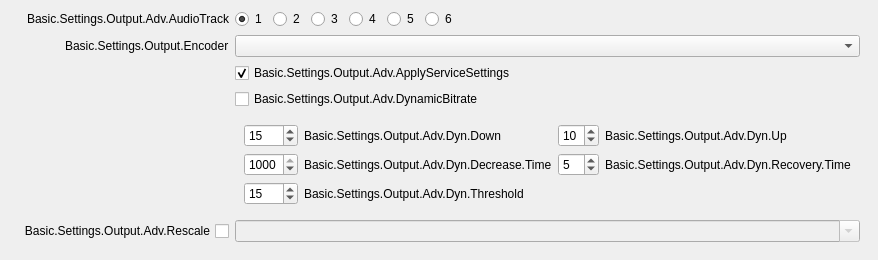
                   <widget class="QWidget" name="advOutputStreamTab">
                    <attribute name="title">
                     <string>Basic.Settings.Output.Adv.Streaming</string>
                    </attribute>
                    <layout class="QVBoxLayout" name="verticalLayout_12">
                     <property name="leftMargin">
                      <number>9</number>
                     </property>
                     <property name="topMargin">
                      <number>0</number>
                     </property>
                     <property name="rightMargin">
                      <number>9</number>
                     </property>
                     <property name="bottomMargin">
                      <number>9</number>
                     </property>
                     <item alignment="Qt::AlignTop">
                      <widget class="QWidget" name="widget_4" native="true">
                       <layout class="QVBoxLayout" name="verticalLayout_14">
                        <property name="spacing">
                         <number>0</number>
                        </property>
                        <property name="leftMargin">
                         <number>0</number>
                        </property>
                        <property name="topMargin">
                         <number>0</number>
                        </property>
                        <property name="rightMargin">
                         <number>0</number>
                        </property>
                        <property name="bottomMargin">
                         <number>0</number>
                        </property>
                        <item>
                         <widget class="QWidget" name="advOutTopContainer" native="true">
                          <property name="sizePolicy">
                           <sizepolicy hsizetype="Preferred" vsizetype="Maximum">
                            <horstretch>0</horstretch>
                            <verstretch>0</verstretch>
                           </sizepolicy>
                          </property>
                          <layout class="QFormLayout" name="formLayout_7">
                           <property name="fieldGrowthPolicy">
                            <enum>QFormLayout::AllNonFixedFieldsGrow</enum>
                           </property>
                           <property name="labelAlignment">
                            <set>Qt::AlignRight|Qt::AlignTrailing|Qt::AlignVCenter</set>
                           </property>
                           <item row="1" column="0">
                            <widget class="QLabel" name="label_28">
                             <property name="minimumSize">
                              <size>
                               <width>170</width>
                               <height>0</height>
                              </size>
                             </property>
                             <property name="text">
                              <string>Basic.Settings.Output.Adv.AudioTrack</string>
                             </property>
                             <property name="alignment">
                              <set>Qt::AlignRight|Qt::AlignTrailing|Qt::AlignVCenter</set>
                             </property>
                            </widget>
                           </item>
                           <item row="1" column="1">
                            <widget class="QWidget" name="widget_8" native="true">
                             <property name="sizePolicy">
                              <sizepolicy hsizetype="Maximum" vsizetype="Preferred">
                               <horstretch>0</horstretch>
                               <verstretch>0</verstretch>
                              </sizepolicy>
                             </property>
                             <layout class="QHBoxLayout" name="horizontalLayout_7">
                              <property name="leftMargin">
                               <number>0</number>
                              </property>
                              <property name="topMargin">
                               <number>0</number>
                              </property>
                              <property name="rightMargin">
                               <number>0</number>
                              </property>
                              <property name="bottomMargin">
                               <number>0</number>
                              </property>
                              <item>
                               <widget class="QRadioButton" name="advOutTrack1">
                                <property name="text">
                                 <string notr="true">1</string>
                                </property>
                                <property name="checked">
                                 <bool>true</bool>
                                </property>
                               </widget>
                              </item>
                              <item>
                               <widget class="QRadioButton" name="advOutTrack2">
                                <property name="text">
                                 <string notr="true">2</string>
                                </property>
                               </widget>
                              </item>
                              <item>
                               <widget class="QRadioButton" name="advOutTrack3">
                                <property name="text">
                                 <string notr="true">3</string>
                                </property>
                               </widget>
                              </item>
                              <item>
                               <widget class="QRadioButton" name="advOutTrack4">
                                <property name="text">
                                 <string notr="true">4</string>
                                </property>
                               </widget>
                              </item>
                              <item>
                               <widget class="QRadioButton" name="advOutTrack5">
                                <property name="text">
                                 <string notr="true">5</string>
                                </property>
                               </widget>
                              </item>
                              <item>
                               <widget class="QRadioButton" name="advOutTrack6">
                                <property name="text">
                                 <string notr="true">6</string>
                                </property>
                               </widget>
                              </item>
                             </layout>
                            </widget>
                           </item>
                           <item row="2" column="0">
                            <widget class="QLabel" name="advOutEncLabel">
                             <property name="text">
                              <string>Basic.Settings.Output.Encoder</string>
                             </property>
                             <property name="buddy">
                              <cstring>advOutEncoder</cstring>
                             </property>
                            </widget>
                           </item>
                           <item row="2" column="1">
                            <widget class="QComboBox" name="advOutEncoder"/>
                           </item>
                           <item row="3" column="1">
                            <widget class="QCheckBox" name="advOutApplyService">
                             <property name="text">
                              <string>Basic.Settings.Output.Adv.ApplyServiceSettings</string>
                             </property>
                             <property name="checked">
                              <bool>true</bool>
                             </property>
                            </widget>
                           </item>
                           <item row="4" column="1">
                            <widget class="QCheckBox" name="advOutDynamic">
                             <property name="toolTip">
                              <string>Basic.Settings.Output.Adv.DynamicBitrate.Tooltip</string>
                             </property>
                             <property name="text">
                              <string>Basic.Settings.Output.Adv.DynamicBitrate</string>
                             </property>
                            </widget>
                           </item>
                           <item row="5" column="1">
                            <widget class="QWidget" name="widget_dyn" native="true">
                             <property name="minimumSize">
                              <size>
                               <width>0</width>
                               <height>0</height>
                              </size>
                             </property>
                             <layout class="QGridLayout" name="gridLayout">
                              <item row="0" column="3">
                               <widget class="QLabel" name="label_67">
                                <property name="text">
                                 <string>Basic.Settings.Output.Adv.Dyn.Up</string>
                                </property>
                               </widget>
                              </item>
                              <item row="2" column="1">
                               <widget class="QLabel" name="label_68">
                                <property name="text">
                                 <string>Basic.Settings.Output.Adv.Dyn.Threshold</string>
                                </property>
                               </widget>
                              </item>
                              <item row="0" column="2">
                               <widget class="QSpinBox" name="advOutDynamicUp">
                                <property name="enabled">
                                 <bool>true</bool>
                                </property>
                                <property name="toolTip">
                                 <string>Basic.Settings.Output.Adv.DynamicBitrate.Up.Tooltip</string>
                                </property>
                                <property name="layoutDirection">
                                 <enum>Qt::LeftToRight</enum>
                                </property>
                                <property name="alignment">
                                 <set>Qt::AlignLeading|Qt::AlignLeft|Qt::AlignVCenter</set>
                                </property>
                                <property name="maximum">
                                 <number>50</number>
                                </property>
                                <property name="value">
                                 <number>10</number>
                                </property>
                                <property name="displayIntegerBase">
                                 <number>10</number>
                                </property>
                               </widget>
                              </item>
                              <item row="0" column="0">
                               <widget class="QSpinBox" name="advOutDynamicDown">
                                <property name="toolTip">
                                 <string>Basic.Settings.Output.Adv.DynamicBitrate.Down.Tooltip</string>
                                </property>
                                <property name="maximum">
                                 <number>50</number>
                                </property>
                                <property name="value">
                                 <number>15</number>
                                </property>
                               </widget>
                              </item>
                              <item row="2" column="0">
                               <widget class="QSpinBox" name="advOutDynamicThreshold">
                                <property name="toolTip">
                                 <string>Basic.Settings.Output.Adv.DynamicBitrate.Threshold.Tooltip</string>
                                </property>
                                <property name="maximum">
                                 <number>20</number>
                                </property>
                                <property name="value">
                                 <number>15</number>
                                </property>
                                <property name="displayIntegerBase">
                                 <number>10</number>
                                </property>
                               </widget>
                              </item>
                              <item row="0" column="1">
                               <widget class="QLabel" name="label_66">
                                <property name="text">
                                 <string>Basic.Settings.Output.Adv.Dyn.Down</string>
                                </property>
                               </widget>
                              </item>
                              <item row="1" column="0">
                               <widget class="QSpinBox" name="advOutDynamicDecreaseTime">
                                <property name="toolTip">
                                 <string>Basic.Settings.Output.Adv.DynamicBitrate.DecreaseTime.Tooltip</string>
                                </property>
                                <property name="maximum">
                                 <number>1000</number>
                                </property>
                                <property name="singleStep">
                                 <number>100</number>
                                </property>
                                <property name="value">
                                 <number>1000</number>
                                </property>
                               </widget>
                              </item>
                              <item row="1" column="2">
                               <widget class="QSpinBox" name="advOutDynamicRecoveryTime">
                                <property name="toolTip">
                                 <string>Basic.Settings.Output.Adv.DynamicBitrate.RecoveryTime.Tooltip</string>
                                </property>
                                <property name="maximum">
                                 <number>30</number>
                                </property>
                                <property name="value">
                                 <number>5</number>
                                </property>
                               </widget>
                              </item>
                              <item row="1" column="3">
                               <widget class="QLabel" name="label_69">
                                <property name="text">
                                 <string>Basic.Settings.Output.Adv.Dyn.Recovery.Time</string>
                                </property>
                               </widget>
                              </item>
                              <item row="1" column="1">
                               <widget class="QLabel" name="label_70">
                                <property name="text">
                                 <string>Basic.Settings.Output.Adv.Dyn.Decrease.Time</string>
                                </property>
                               </widget>
                              </item>
                             </layout>
                             <zorder>advOutDynamicUp</zorder>
                             <zorder>label_66</zorder>
                             <zorder>label_67</zorder>
                             <zorder>advOutDynamicDown</zorder>
                             <zorder>advOutDynamicDecreaseTime</zorder>
                             <zorder>advOutDynamicRecoveryTime</zorder>
                             <zorder>label_69</zorder>
                             <zorder>label_70</zorder>
			     <zorder>advOutDynamicThreshold</zorder>
			     <zorder>label_68</zorder>
                            </widget>
                           </item>
                           <item row="7" column="0">
                            <widget class="QCheckBox" name="advOutUseRescale">
                             <property name="sizePolicy">
                              <sizepolicy hsizetype="Minimum" vsizetype="Expanding">
                               <horstretch>0</horstretch>
                               <verstretch>0</verstretch>
                              </sizepolicy>
                             </property>
                             <property name="layoutDirection">
                              <enum>Qt::RightToLeft</enum>
                             </property>
                             <property name="text">
                              <string>Basic.Settings.Output.Adv.Rescale</string>
                             </property>
                            </widget>
                           </item>
                           <item row="7" column="1">
                            <widget class="QComboBox" name="advOutRescale">
                             <property name="enabled">
                              <bool>false</bool>
                             </property>
                             <property name="editable">
                              <bool>true</bool>
                             </property>
                            </widget>
                           </item>
                          </layout>
                         </widget>
                        </item>
                       </layout>
                      </widget>
                     </item>
                    </layout>
                   </widget>
